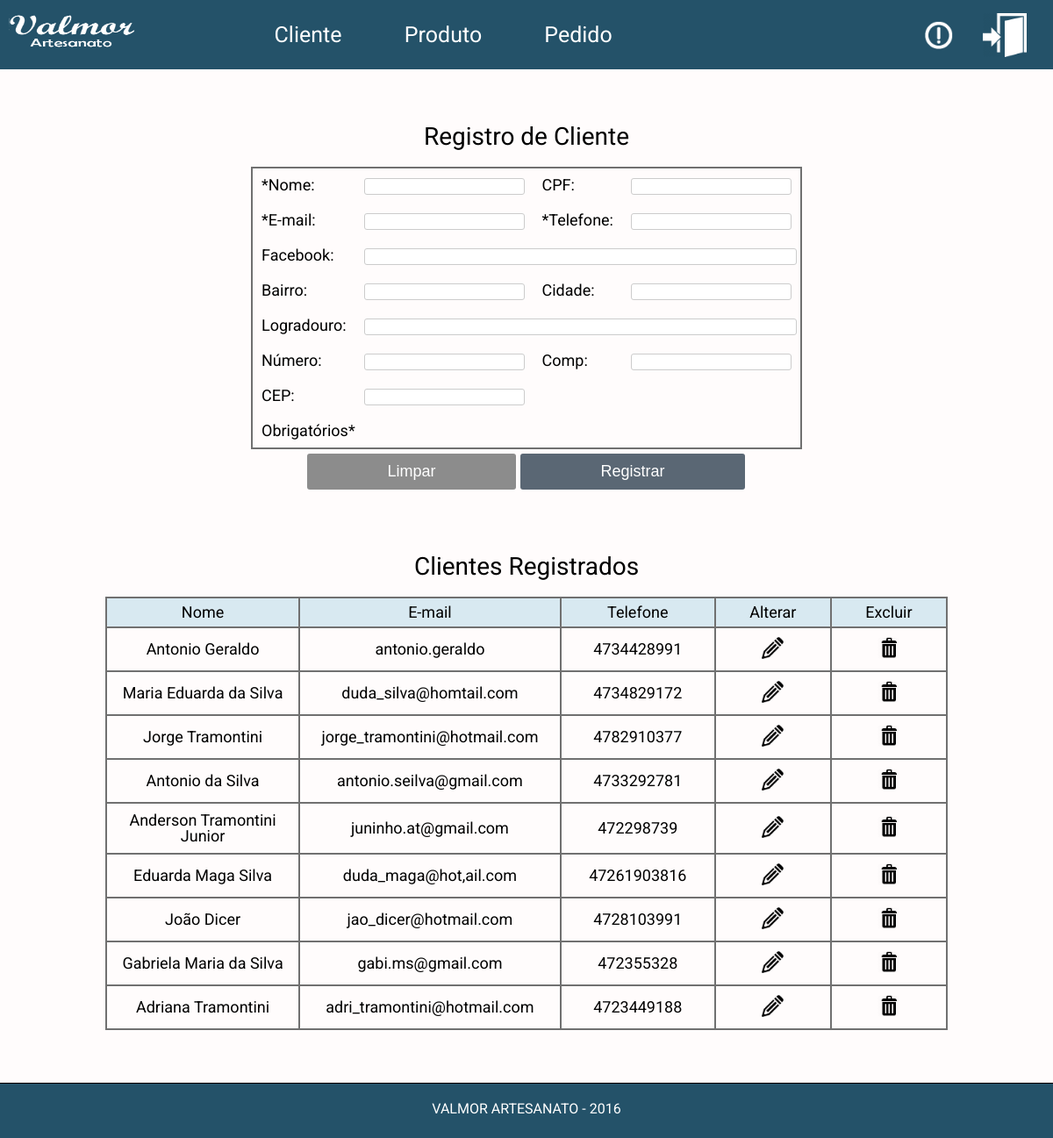
/sistema/va_principal_sistema.php?pasta=clientes/&arquivo=va_fmins_clientes&ext=php (signed in), run on the app's committed database.
### tables this page shows
CREATE TABLE `clientes` (
  `id` int(6) UNSIGNED ZEROFILL NOT NULL COMMENT 'Identificador do cliente',
  `enderecos_id` int(6) UNSIGNED ZEROFILL NOT NULL COMMENT 'Identificador do endereço',
  `nome` varchar(45) NOT NULL COMMENT 'Nome do cliente',
  `email` varchar(70) NOT NULL COMMENT 'E-mail do cliente',
  `telefone` bigint(15) NOT NULL COMMENT 'Telefone do cliente',
  `cpf` bigint(11) UNSIGNED DEFAULT NULL COMMENT '(Campo Opcional) CPF do cliente',
  `link_facebook` varchar(255) DEFAULT NULL COMMENT '(Campo opcional) Link do facebook do cliente'
);

### sistema/clientes/va_fmins_clientes.php (the view, shortened to what this page needs)
<h1>Registro de Cliente</h1>
<form name="frminsclientes" method="POST" action="?pasta=clientes/&arquivo=va_ins_clientes&ext=php" onSubmit="return validarFormInsClientes()">
<table>
  <tr>
    <td>*Nome:</td>
    <td><input type="text" name="txtnome" maxlength="45" ></td>
    <td>CPF:</td>
    <td><input type="text" name="txtcpf" maxlength="12" ></td>
  </tr>
  <tr>
    <td>*E-mail:</td>
    <td><input type="text" name="txtemail" maxlength="60" ></td>
    <td>*Telefone:</td>
    <td><input type="text" name="txttelefone" maxlength="15" ></td>
  </tr>
  <tr>
    <td>Facebook:</td>
    <td colspan="3"><input type="text" name="txtfacebook" maxlength="80" class="inputlongo"></td>
  </tr>
  <tr>
    <td>Bairro:</td>
    <td><input type="text" name="txtbairro" maxlength="30" ></td>
    <td>Cidade:</td>
    <td><input type="text" name="txtcidade" maxlength="30"></td>
  </tr>
  <tr>
    <td>Logradouro:</td>
    <td colspan="3"><input type="text" name="txtlogradouro" maxlength="40" class="inputlongo" ></td>
  </tr>
  <tr>
    <td>Número:</td>
    <td><input type="text" name="txtnumero" maxlength="5" ></td>
    <td>Comp:</td>
    <td><input type="text" name="txtcomp" maxlength="20"></td>
  </tr>
  <tr>
    <td>CEP:</td>
    <td colspan="3"><input type="text" name="txtcep" maxlength="8" ></td>
  </tr>
  <tr>
    <td colspan="4">Obrigatórios*</td>
  </tr>
</table>
<div class="botoes">
  <button class="botao_limpar" type="reset" name="btnlimpar">Limpar</button>
  <button class="botao_registrar" type="submit" name="btnregistrar">Registrar</button>
</div>
</form>
<h1>Clientes Registrados</h1>
<?php
$sql_sel_clientes = "SELECT * FROM clientes" ;
$sql_sel_clientes_preparado = $conexaobd->prepare($sql_sel_clientes);
$sql_sel_clientes_preparado->execute();
?>
<div class="registros">
<table width="80%">
  <thead>
    <tr>
      <th width="20%">Nome</th>
      <th width="20%">E-mail</th>
      <th width="16%">Telefone</th>
      <th width="12%">Alterar</th>
      <th width="12%">Excluir</th>
    </tr>
  </thead>
  <tbody>
    <?php
      if($sql_sel_clientes_preparado->rowCount()>0){
        while($sql_sel_clientes_dados = $sql_sel_clientes_preparado->fetch()){
    ?>
    <tr>
      <td><?php echo $sql_sel_clientes_dados['nome']; ?></td>
      <td><?php echo $sql_sel_clientes_dados['email']; ?></td>
      <td><?php echo $sql_sel_clientes_dados['telefone']; ?></td>
      <td align="center"><a href="?pasta=clientes/&arquivo=va_fmalt_clientes&ext=php&id=<?php echo $sql_sel_clientes_dados['id'];?>&enderecos_id=<?php echo $sql_sel_clientes_dados['enderecos_id'] ?>" title="Alterar registro"><img class="icone_tabela" src="../visual/imagens/editar.png"></a></td>
      <td align="center"><?php echo exclusaoSegura($sql_sel_clientes_dados['id'], '?pasta=clientes/&arquivo=va_del_clientes&ext=php', $sql_sel_clientes_dados['enderecos_id']) ?></td>
    </tr>
    <?php
        }
      }else{
    ?>
      <tr>
        <td align="center" colspan="5">Não há registros de clientes.</td>
      </tr>
    <?php
      }
    ?>
  </tbody>
</table>
</div>

### sistema/va_principal_sistema.php (shortened to what this page needs)
<!DOCTYPE html>
<?php
  include "../seguranca/database/va_conexao_database.php";
  include "../complementos/php/va_exclusaosegura_php.php";
?>
<html>
  <head>
    <link href="../visual/css/va_estilo_css.css" rel="stylesheet" type="text/css">
    <link href="../visual/css/va_reset_css.css" rel="stylesheet" type="text/css">
    <link href="../visual/css/va_jquery-ui.min_css.css" rel="stylesheet" type="text/css">
  </head>
  <body>
    <header>
      <img src="../visual/imagens/logo_escrita.png"/>
      <nav>
        <ul>
          <li class="dropdown">
            <a class="dropbtn">Cliente</a>
          </li>
          <li class="dropdown">
            <a class="dropbtn">Produto</a>
          </li>
          <li class="dropdown">
            <a class="dropbtn">Pedido</a>
          </li>
          <?php
            $hoje="20".date("y-m-d");
            $sql_sel_orcamentos="SELECT * FROM orcamentos WHERE data_prevista='".$hoje."' AND (status='2' OR status='3')";
            $sql_sel_orcamentos_preparado = $conexaobd->prepare($sql_sel_orcamentos);
            $sql_sel_orcamentos_preparado->execute();
          ?>
        </ul>
          <?php
            if($sql_sel_orcamentos_preparado->rowCount()>0){
          ?>
              <a href="?pasta=pedidos/&arquivo=va_ctrlpedido_pedidos&ext=php&data=<?php echo $hoje?>" title="Produto a ser entregue"><img class="botao_notificacao" src="../visual/imagens/icone_entrega.png"/></a>
          <?php
          }else{
          ?>
            <img class="botao_notificacao" src="../visual/imagens/icone_notificacao.png"/>
          <?php
          }
          ?>
        <a href="../seguranca/autenticacao/va_logout_autenticacao.php" title="Sair"><img class="logout" src="../visual/imagens/logout.png"/></a>
      </nav>
    </header>
    <div>
      <div class="conteudo">
        <?php
          if(isset($_GET['pasta'])&&isset($_GET['arquivo'])&&isset($_GET['ext'])){
            if(!include $_GET['pasta'].$_GET['arquivo'].".".$_GET['ext']){
              echo "<h1>Página não encontrada!</h1>";
            }else{
              include "../seguranca/autenticacao/va_permissao_autenticacao.php";
            }
          }else{
            include "va_inicial_sistema.php";
          }
        ?>
      </div>
      <footer>
        <p>VALMOR ARTESANATO - 2016</p>
      </footer>
    </div>
  </body>
</html>

### complementos/php/va_exclusaosegura_php.php (shortened to what this page needs)
<?php
  function exclusaoSegura($value, $action, $value2=NULL, $value3=NULL){
    $formName = md5($value.time());
    $criptoValue = md5($value);
    $input_name = "id";
    $safeLink = "<form name='".$formName."' action='".$action."' method='POST'>";
    $safeLink .= "<input type='hidden' name='".$input_name."' value='".$criptoValue."'>";
    if($value2!=""){
      $criptoValue2 = md5($value2);
      $safeLink .= "<input type='hidden' name='enderecos_id' value='".$criptoValue2."'>";
    }
    $safeLink .= "<input class='bucket_image' type='image' src='../visual/imagens/excluir.png' title='Excluir Registro'/>";
    $safeLink .= "</form>";
    return $safeLink;
  }
?>

### visual/css/va_estilo_css.css (style rules this page uses)
header { position: fixed; top: 0; width: 100%; background-color: #245269; z-index: 20; height: 79px; border-bottom: 2px solid #000; }
header img { float: left; width: 12%; margin: 15px 10% 10px 10px; height: 45px; }
ul { overflow: hidden; }
li { float: left; }
li a, .dropbtn { font-family: 'Roboto', sans-serif; display: inline-block; color: #fff; text-align: center; padding: 27px; text-decoration: none; min-width: 100px; transition:0.7s; font-size: 25px; }
li.dropdown { display: inline-block; }
.botao_notificacao { width: 40px; height: 40px; margin:0; padding: 0; position:absolute; top: 20px; right: 110px; }
.logout { width: 50px; height: 50px; margin: 0; padding: 0; position: absolute; top: 15px; right: 30px; }
footer { width: 100%; position: relative; clear: both; height: 63px; top: 21px; background-color: #245269; color: white; }
footer p { font-family: 'Roboto', sans-serif; text-align: center; border-top: 1px solid #000; padding-top: 21px; }
.conteudo { position: relative; top: 21px; min-height: 525px; background-color: #fffcfc; clear: both; font-family: 'Roboto', sans-serif; border-top: 1px solid #000; padding-bottom: 60px; }
.conteudo table { margin: 0px auto; border: 2px solid #707070; min-width: 500px; font-size: 18px; border-radius: ; }
.conteudo table td { padding: 10px; }
.conteudo table td input { border-radius: 3px; border: solid 1px #ccc; }
.conteudo h1 { text-align: center; margin: 60px 0 20px 0; font-size: 28px; padding-top: 60px; }
.conteudo button { float: left; text-align: center; font-size: 18px; color: #fff; }
.botoes { text-align: center; margin: 0px auto; width: 500px; }
.botao_registrar { padding: 10px 91.5px 10px 91.5px; text-align: center; background-color: #5a6774; border: none; float: left; margin-left: 5px; margin-top: 5px; margin-bottom: 30px; border-radius: 3px; }
.botao_limpar { padding: 10px 91.5px 10px 91.5px; text-align: center; background-color: #8c8c8c; border: none; margin-top: 5px; border-radius: 3px; }
.icone_tabela { width: 20px; }
.registros table { margin-top: 10px; }
.registros table td { border: 2px solid #707070 ; border-radius: 5px; text-align: center; vertical-align: middle; }
.registros table th { background-color: #d8e9f1; border: 2px solid #707070 ; border-radius: 5px; color: #000; padding: 7px; }
.registros img { height: 25px; width: 25px; }
.tabela_toggle table, tr { border: none; }

### complementos/php/va_exclusaosegura_php.php (style rules this page uses)
.bucket_image { width: 25px !important; height: 25px !important; border: none !important; }

### sistema/clientes/va_fmins_clientes.php (style rules this page uses)
.inputlongo { width: 100%; }

### data on the page
clientes: nome "Antonio Geraldo", email "antonio.geraldo", telefone "4734428991"
clientes: nome "Maria Eduarda da Silva", email "duda_silva@homtail.com", telefone "4734829172"
clientes: nome "Jorge Tramontini", email "jorge_tramontini@hotmail.com", telefone "4782910377"
clientes: nome "Antonio da Silva", email "antonio.seilva@gmail.com", telefone "4733292781"
clientes: nome "Anderson Tramontini Junior", email "juninho.at@gmail.com", telefone "472298739"
clientes: nome "Eduarda Maga Silva", email "duda_maga@hot,ail.com", telefone "47261903816"
clientes: nome "João Dicer", email "jao_dicer@hotmail.com", telefone "4728103991"
clientes: nome "Gabriela Maria da Silva", email "gabi.ms@gmail.com", telefone "472355328"
clientes: nome "Adriana Tramontini", email "adri_tramontini@hotmail.com", telefone "4723449188"
